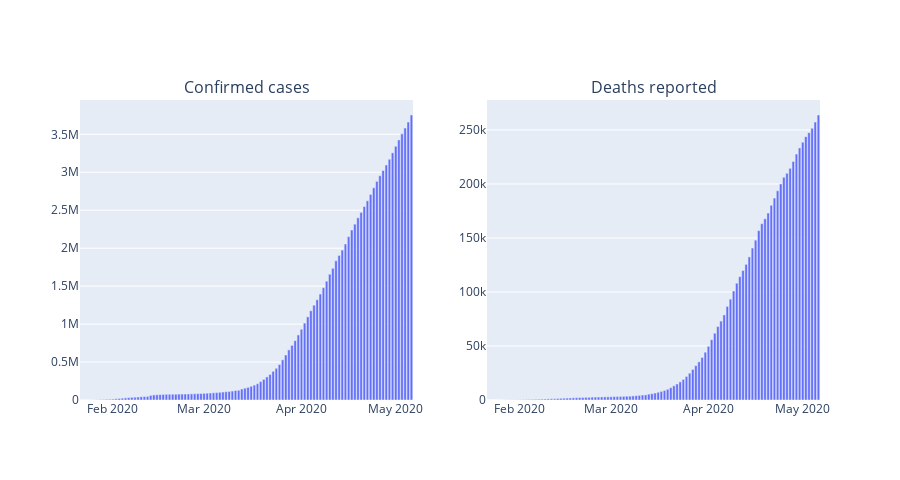

This figure's notebook cell:
### Code cell
fig_c = px.bar(day_wise, x="Date", y="Confirmed")
fig_d = px.bar(day_wise, x="Date", y="Deaths")

fig = make_subplots(rows=1, cols=2, shared_xaxes=False, horizontal_spacing=0.1,
                    subplot_titles=('Confirmed cases', 'Deaths reported'))

fig.add_trace(fig_c['data'][0], row=1, col=1)
fig.add_trace(fig_d['data'][0], row=1, col=2)

fig.update_layout(height=480)
fig.show()
